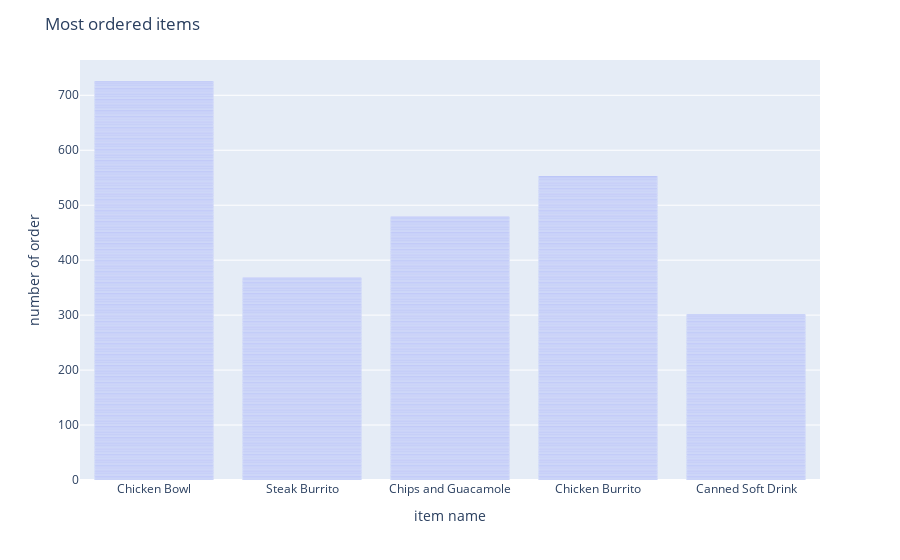

Write notebook code for a chart like this one.
### Markdown cell above
### Step 5. Create a histogram of the top 5 items bought

### Code cell
Counter(df['item_name']).most_common(5)
common_list = [item[0] for item in Counter(df['item_name']).most_common(5)]

temp = df[df['item_name'].isin(common_list)]
temp
fig = px.bar(temp,x='item_name',)
fig.update_layout(title='Most ordered items',
                  xaxis=dict(title='item name'),
                  yaxis=dict(title='number of order'))
fig.show()

### Figure 1 — Plotly figure (JSON) as saved in the notebook; plotly's stock layout.template omitted (floating-point values rounded to 4 significant figures; data arrays with more than 128 entries replaced by an {"elided": "..."} marker saying what was removed)
{"data": [{"alignmentgroup": "True", "hovertemplate": "item_name=%{x}<br>count=%{y}<extra></extra>", "legendgroup": "", "marker": {"color": "#636efa", "pattern": {"shape": ""}}, "name": "", "offsetgroup": "", "orientation": "v", "showlegend": false, "textposition": "auto", "type": "bar", "x": {"elided": "2427 str values"}, "xaxis": "x", "y": {"elided": "2427 int values"}, "yaxis": "y"}], "layout": {"barmode": "relative", "legend": {"tracegroupgap": 0}, "margin": {"t": 60}, "title": {"text": "Most ordered items"}, "xaxis": {"anchor": "y", "domain": [0, 1], "title": {"text": "item name"}}, "yaxis": {"anchor": "x", "domain": [0, 1], "title": {"text": "number of order"}}}}
